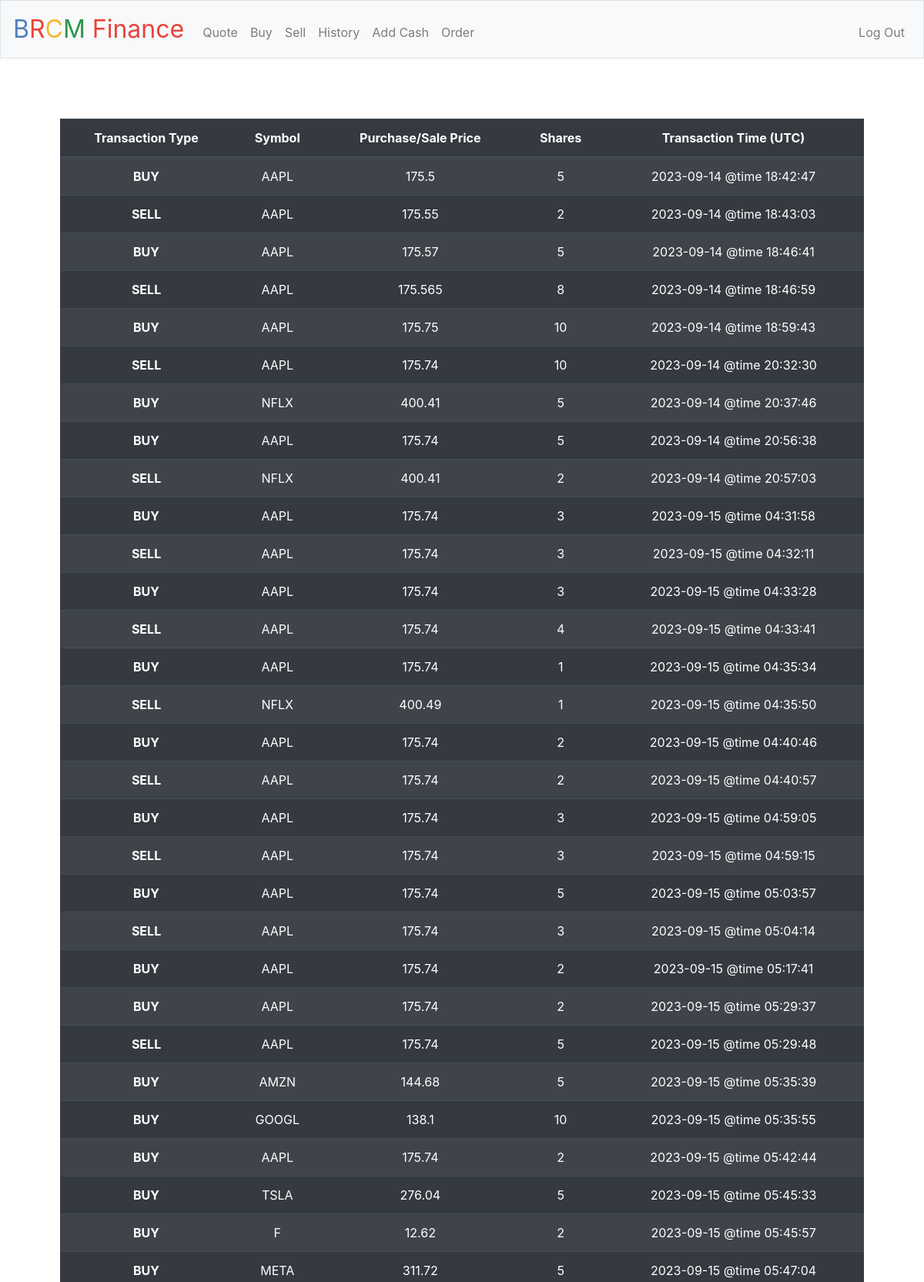
Screenshot of /history (signed in, upper part) with the database file from the repository.
### tables this page shows
CREATE TABLE orders (id INTEGER, user_id NUMERIC NOT NULL, symbol TEXT NOT NULL,             shares NUMERIC NOT NULL, price NUMERIC NOT NULL, timestamp TEXT, PRIMARY KEY(id),             FOREIGN KEY(user_id) REFERENCES users(id));

### app.py (the view)
@app.route("/history")
@login_required
def history():
    rows = db.execute("SELECT symbol, shares, price, timestamp FROM orders WHERE user_id = ?", session["user_id"])
    return render_template("history.html", rows = rows)

### app.py (called while the page is built)
@app.after_request
def after_request(response):
    response.headers["Cache-Control"] = "no-cache, no-store, must-revalidate"
    response.headers["Expires"] = 0
    response.headers["Pragma"] = "no-cache"
    return response

### helpers.py (called while the page is built)
def login_required(f):
    @wraps(f)
    def decorated_function(*args, **kwargs):
        if session.get("user_id") is None:
            return redirect("/login")
        return f(*args, **kwargs)
    return decorated_function

### templates/history.html (shortened to what this page needs)
{% extends "layout.html" %}
{% block main %}
    <table style='margin-top: 30px' class="table table-striped table-dark">
      <thead>
        <tr>
          <th scope="col"> Transaction Type </th>
          <th scope="col"> Symbol </th>
          <th scope="col"> Purchase/Sale Price </th>
          <th scope="col"> Shares </th>
          <th scope="col"> Transaction Time (UTC) </th>
        </tr>
      </thead>
      <tbody>
        {% for row in rows %}
        <tr>
          <th scope="row">
              {{ "BUY" if row["shares"] > 0 else "SELL" }}
          </th>
          <td>  {{ row["symbol"] }}  </td>
          <td>  {{ row["price"] }}  </td>
          <td>  {{ row["shares"]|abs }}  </td>
          <td>  {{ row["timestamp"] }}  </td>
        </tr>
        {% endfor %}
      </body>
{% endblock %}

### templates/layout.html (shortened to what this page needs)
<!DOCTYPE html>
<html lang="en">
    <head>
        <link rel="stylesheet" href="https://cdn.jsdelivr.net/npm/bootstrap@4.5.3/dist/css/bootstrap.min.css">
        <link href="/static/styles.css" rel="stylesheet">
    </head>
    <body>
        <nav class="navbar navbar-expand-md navbar-light bg-light border">
            <a class="navbar-brand" href="/"><span class="blue">B</span><span class="red">R</span><span class="yellow">C</span><span class="green">M</span> <span class="red">Finance</span></a>
            <div class="collapse navbar-collapse" id="navbar">
                {% if session.user_id %}
                    <ul class="navbar-nav mr-auto mt-2">
                        <li class="nav-item"><a class="nav-link" href="/quote">Quote</a></li>
                        <li class="nav-item"><a class="nav-link" href="/buy">Buy</a></li>
                        <li class="nav-item"><a class="nav-link" href="/sell">Sell</a></li>
                        <li class="nav-item"><a class="nav-link" href="/history">History</a></li>
                        <li class="nav-item"><a class="nav-link" href="/add_cash">Add Cash</a></li>
                        <li class="nav-item"><a class="nav-link" href="/order">Order</a></li>
                    </ul>
                    <ul class="navbar-nav ml-auto mt-2">
                        <li class="nav-item"><a class="nav-link" href="/logout">Log Out</a></li>
                    </ul>
                {% else %}
                    <ul class="navbar-nav ml-auto mt-2">
                        <li class="nav-item"><a class="nav-link" href="/register">Register</a></li>
                        <li class="nav-item"><a class="nav-link" href="/login">Log In</a></li>
                    </ul>
                {% endif %}
            </div>
        </nav>
        <main class="container p-5">
            {% block main %}{% endblock %}
    </body>
</html>

### static/styles.css (style rules this page uses)
nav .navbar-brand { font-size: xx-large; }
nav .navbar-brand .blue { color: #537fbe; }
nav .navbar-brand .red { color: #ea433b; }
nav .navbar-brand .yellow { color: #f5b82e; }
nav .navbar-brand .green { color: #2e944b; }
main { overflow-x: auto; text-align: center; }

### rows the page displays
orders: shares "BUY", symbol "AAPL", price "175.5", shares|abs "5", timestamp "2023-09-14 @time 18:42:47"
orders: shares "SELL", symbol "AAPL", price "175.55", shares|abs "2", timestamp "2023-09-14 @time 18:43:03"
orders: shares "BUY", symbol "AAPL", price "175.57", shares|abs "5", timestamp "2023-09-14 @time 18:46:41"
orders: shares "SELL", symbol "AAPL", price "175.565", shares|abs "8", timestamp "2023-09-14 @time 18:46:59"
orders: shares "BUY", symbol "AAPL", price "175.75", shares|abs "10", timestamp "2023-09-14 @time 18:59:43"
orders: shares "SELL", symbol "AAPL", price "175.74", shares|abs "10", timestamp "2023-09-14 @time 20:32:30"
orders: shares "BUY", symbol "NFLX", price "400.41", shares|abs "5", timestamp "2023-09-14 @time 20:37:46"
orders: shares "BUY", symbol "AAPL", price "175.74", shares|abs "5", timestamp "2023-09-14 @time 20:56:38"
orders: shares "SELL", symbol "NFLX", price "400.41", shares|abs "2", timestamp "2023-09-14 @time 20:57:03"
orders: shares "BUY", symbol "AAPL", price "175.74", shares|abs "3", timestamp "2023-09-15 @time 04:31:58"
orders: shares "SELL", symbol "AAPL", price "175.74", shares|abs "3", timestamp "2023-09-15 @time 04:32:11"
orders: shares "BUY", symbol "AAPL", price "175.74", shares|abs "3", timestamp "2023-09-15 @time 04:33:28"
orders: shares "SELL", symbol "AAPL", price "175.74", shares|abs "4", timestamp "2023-09-15 @time 04:33:41"
orders: shares "BUY", symbol "AAPL", price "175.74", shares|abs "1", timestamp "2023-09-15 @time 04:35:34"
orders: shares "SELL", symbol "NFLX", price "400.49", shares|abs "1", timestamp "2023-09-15 @time 04:35:50"
orders: shares "BUY", symbol "AAPL", price "175.74", shares|abs "2", timestamp "2023-09-15 @time 04:40:46"
orders: shares "SELL", symbol "AAPL", price "175.74", shares|abs "2", timestamp "2023-09-15 @time 04:40:57"
orders: shares "BUY", symbol "AAPL", price "175.74", shares|abs "3", timestamp "2023-09-15 @time 04:59:05"
orders: shares "SELL", symbol "AAPL", price "175.74", shares|abs "3", timestamp "2023-09-15 @time 04:59:15"
orders: shares "BUY", symbol "AAPL", price "175.74", shares|abs "5", timestamp "2023-09-15 @time 05:03:57"
orders: shares "SELL", symbol "AAPL", price "175.74", shares|abs "3", timestamp "2023-09-15 @time 05:04:14"
orders: shares "BUY", symbol "AAPL", price "175.74", shares|abs "2", timestamp "2023-09-15 @time 05:17:41"
orders: shares "BUY", symbol "AAPL", price "175.74", shares|abs "2", timestamp "2023-09-15 @time 05:29:37"
orders: shares "SELL", symbol "AAPL", price "175.74", shares|abs "5", timestamp "2023-09-15 @time 05:29:48"
orders: shares "BUY", symbol "AMZN", price "144.68", shares|abs "5", timestamp "2023-09-15 @time 05:35:39"
orders: shares "BUY", symbol "GOOGL", price "138.1", shares|abs "10", timestamp "2023-09-15 @time 05:35:55"
orders: shares "BUY", symbol "AAPL", price "175.74", shares|abs "2", timestamp "2023-09-15 @time 05:42:44"
orders: shares "BUY", symbol "TSLA", price "276.04", shares|abs "5", timestamp "2023-09-15 @time 05:45:33"
orders: shares "BUY", symbol "F", price "12.62", shares|abs "2", timestamp "2023-09-15 @time 05:45:57"
orders: shares "BUY", symbol "META", price "311.72", shares|abs "5", timestamp "2023-09-15 @time 05:47:04"
